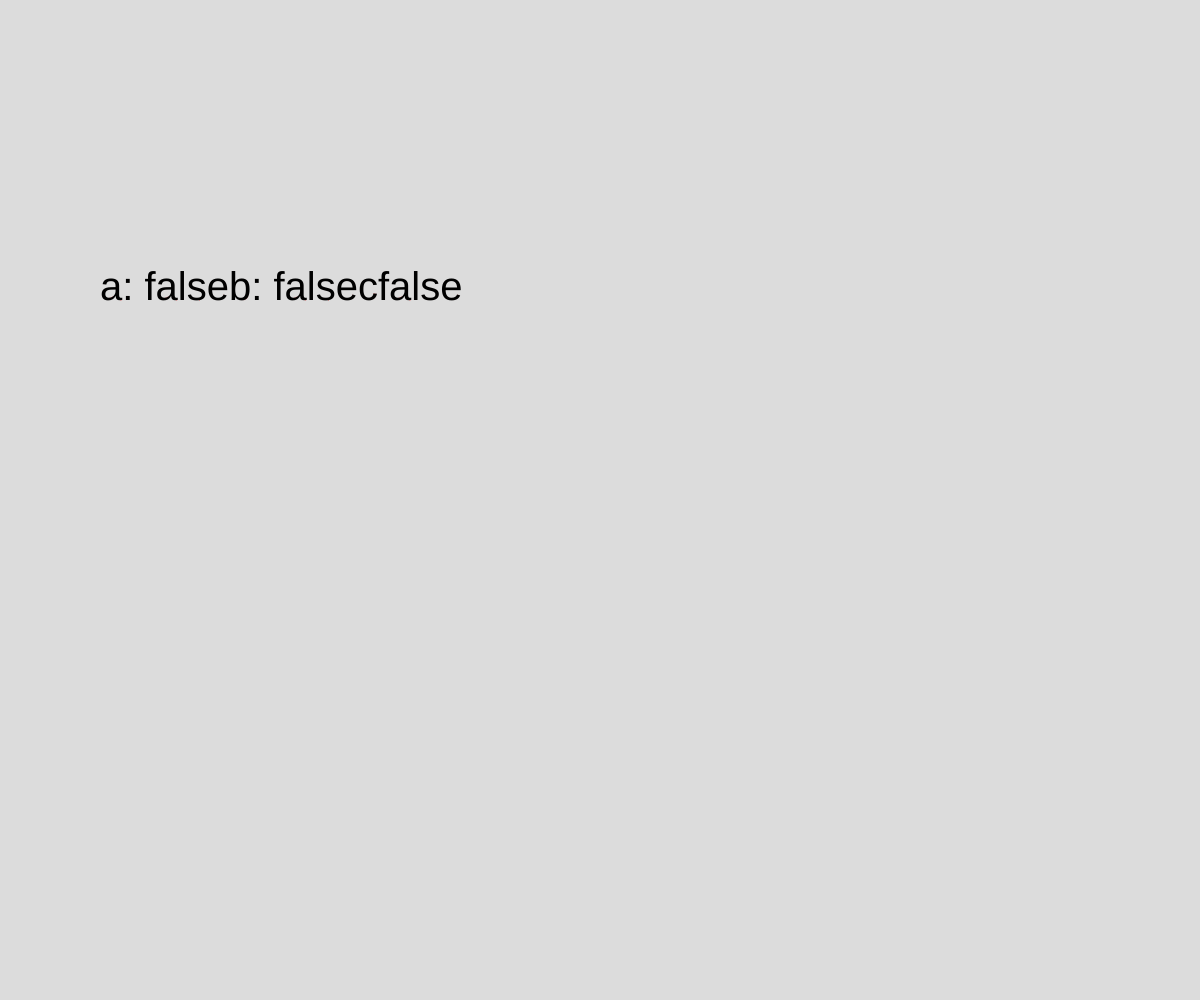
Frame 1 (no input)
Frame 60 (no input): identical to frame 1, image omitted
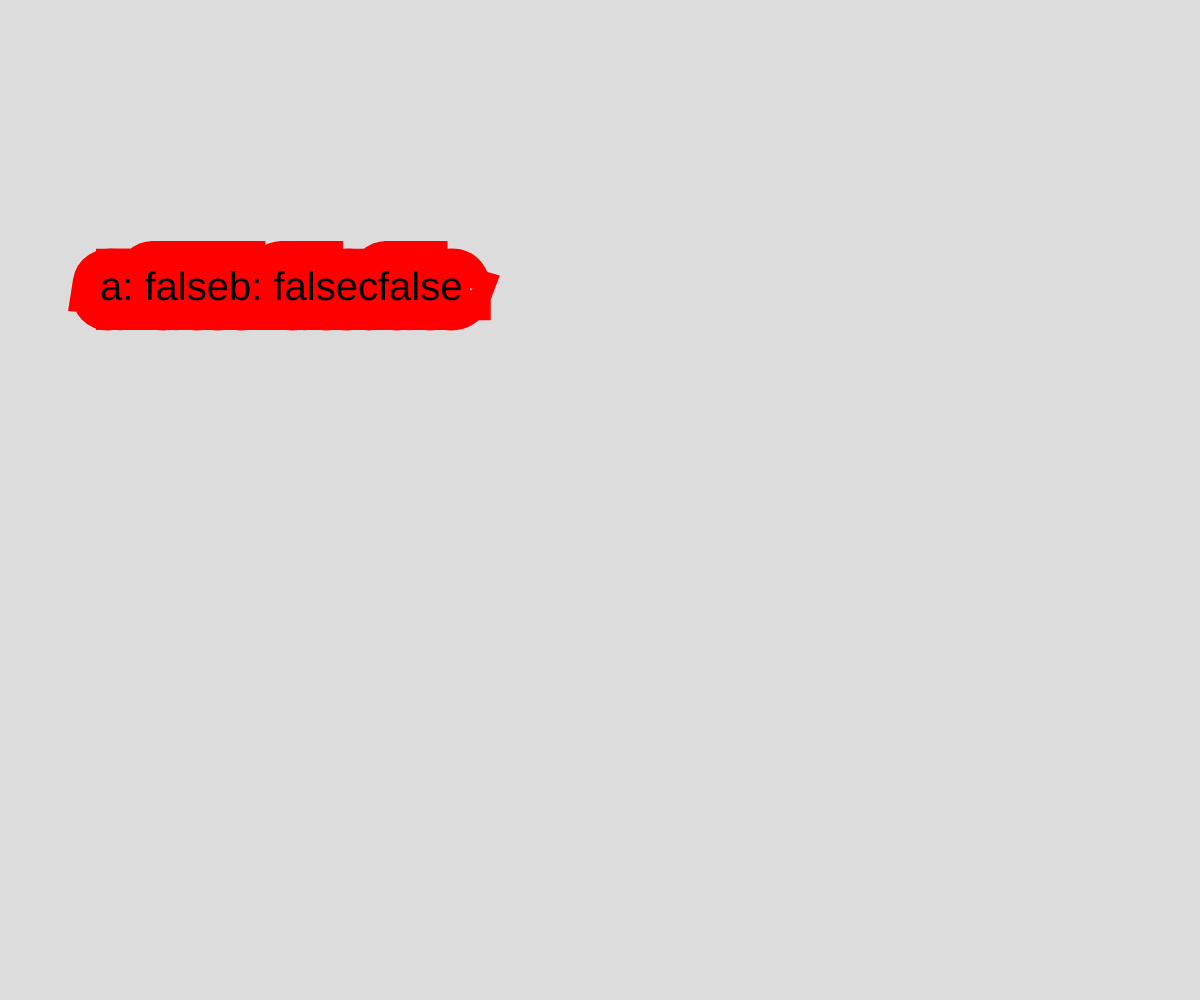
Frame 120 (the mouse pressed at the canvas centre since frame 60)

The p5.js sketch that drew these frames (run headless with seeded random() and noise() and a simulated clock; from frame 60 on, the mouse is pressed at the canvas centre):

// p5.js sketch
// ── sketch.js
// Multiple Keypress Detection
// Drawing Practice
// Miki Hoang
// February 10, 2026


function setup() {
  createCanvas(windowWidth, windowHeight);
}

function checkMulti(){
  // A function to demonstarte how we can check if multiple keryboard buttons are pressed at once
  strokeWeight(mouseX / 10);
  stroke(255, 0, 0);
  
  // Check for multiple keypresses (3 simult.)
  let a = keyIsDown(65); //a
  let b = keyIsDown(66); //b
  let c = keyIsDown(67); //c

  let str = "a: " + a + "b: " + b + "c" + c;
  textSize(40);
  text(str, 100, 300);
}

function draw() {
  background(220);
  checkMulti();
}
